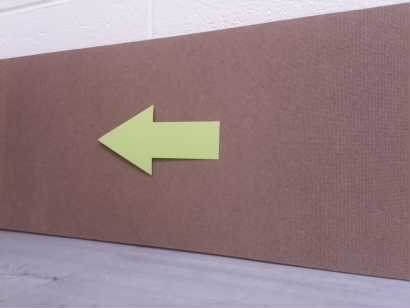
#> input picture lab_6/2025F_Gimgs/001.png, 410 x 308 px, found by its file name
$ python knn.py --image_type 2025F_Gimgs/001.png
#> lines starting #> are read from the running program, lines starting #| are printed output that depends on the picture; after the words box and inside, x2 and y2 are one past the last pixel; in counts of white or black regions, pixels touching at a corner belong together
### lab_6/img_preprocessing.py
import cv2
import math
import random
from pathlib import Path

def apply_filters(
        image,
        blur_size,
        canny_threshold1,
        canny_threshold2,
        dilate_iterations,
        close_kernel_size,
    ):
    blur = cv2.GaussianBlur(image, (blur_size, blur_size), sigmaX=0, sigmaY=0)
    img = cv2.Canny(blur, threshold1=canny_threshold1, threshold2=canny_threshold2)

    # Strengthen edges with light dilation
    if dilate_iterations > 0:
        dilate_kernel = cv2.getStructuringElement(cv2.MORPH_ELLIPSE, (2, 2))
        img = cv2.dilate(img, dilate_kernel, iterations=dilate_iterations)

    close_kernel = cv2.getStructuringElement(cv2.MORPH_RECT, (close_kernel_size, close_kernel_size))
    img = cv2.morphologyEx(img, cv2.MORPH_CLOSE, close_kernel)

    return img

def get_bounding_box(
        image,
        blur_size=7, # gaussian blur kernel size
        canny_threshold1=20, # lower Canny threshold (catches more edges)
        canny_threshold2=50, # upper Canny threshold
        dilate_iterations=1, # dilate edges to strengthen them
        close_kernel_size=3, # kernel size for closing operation
        avg_central_edge_size=1200, # expected size of the central object
        min_central_edge_size=400, # minimum size of central object
        size_vs_location=0.95, # weighting of size and location in object selection - 0 is all size, 1 is all location
        min_area=5000,
        max_area=50000,
        min_aspect_ratio=0.5,
        max_aspect_ratio=4.0
    ):
    '''
    takes a cv2 image
    returns (x, y, w, h, edge_mask)
        x, y is the top left coordinate of the bounding box
        w, h is the width and height of the bounding box
        edge_mask is a cv2 mask of the edges for debugging purposes
    '''
    # get the center pixel of the image
    image_center = (int(image.shape[1]/2), int(image.shape[0]/2))

    # tuneable parameters in this model:

    edge_mask = apply_filters(
        image,
        blur_size=blur_size,
        canny_threshold1=canny_threshold1,
        canny_threshold2=canny_threshold2,
        dilate_iterations=dilate_iterations,
        close_kernel_size=close_kernel_size,
    )

    # find which connected edge is large and in the center
    # lower score is better
    total_edges, _, stats, centroids = cv2.connectedComponentsWithStats(edge_mask, connectivity=8)
    sizes = stats[:,-1]
    best_score = 1000000000
    best_edge = -1
    for j in range(total_edges):
        if sizes[j] < min_central_edge_size:
            continue
        centroid = (int(centroids[j][0]), int(centroids[j][1]))
        size_score = abs(sizes[j] - avg_central_edge_size)
        dist_score = math.hypot((centroid[0] - image_center[0]), abs(centroid[1] - image_center[1]))
        tot_score = (1 - size_vs_location)*size_score + size_vs_location*dist_score
        if tot_score < best_score:
            best_score = tot_score
            best_edge = j

    x, y, w, h = stats[best_edge, 0:4]

    return x, y, w, h, edge_mask

def is_reasonable_box(w, h,
        min_area=5000,
        max_area=100000,
        min_aspect_ratio=0.5,
        max_aspect_ratio=4.0):

    aspect_ratio = w/h
    area = w*h

    if aspect_ratio < min_aspect_ratio or\
       aspect_ratio > max_aspect_ratio or\
       area < min_area or\
       area > max_area:
        return False
    else:
        return True


# [32 lines that do not run on import are left out]

### lab_6/knn.py
#!/usr/bin/env python3
import cv2
import argparse
import csv
import math
import os
import pickle
import numpy as np
import random
import img_preprocessing

def check_split_value_range(val):
    try:
        float_val = float(val)
        if float_val < 0 or float_val > 1:
            raise argparse.ArgumentTypeError("Received data split ratio of %s which is an invalid value. The input ratio must be in range [0, 1]!" % float_val)
        return float_val
    except ValueError:
        raise argparse.ArgumentTypeError(f"Received '{val}' which is not a valid float!")

def check_k_value(val):
    try:
        int_val = int(val)
        if float(val) != int_val:
            raise argparse.ArgumentTypeError(f"Received '{val}' which is a float not an integer. The KNN value input must be an integer!")
        if int_val % 2 == 0 or int_val < 1:
            raise argparse.ArgumentTypeError(f"Received '{val}' which not a positive, odd integer. The KNN value input must be a postive, odd integer!")
        return int_val
    except ValueError:
        raise argparse.ArgumentTypeError(f"Received '{val}' which is not a valid integer!")

def load_and_split_data(data_paths, split_ratio, image_type):
    """
    Loads labels from all provided dataset folders, combines them, and splits once.

    Args:
        data_paths (list[str]): Paths to dataset folders.
        split_ratio (float): must be a float between 0 and 1. Split ratio will be used to split the data into training and testing sets.
                             split_ratio of the data will be used for training and (1-split_ratio) will be used for testing.
                             For example if split ratio was 0.7, 70% of the data will be used for training and the remaining 30% will be used for testing.
        image_type (str): Image extension to load.

    Returns:
        list of tuples for testing and training (image_path, true_label)
    """

    lines = []
    for data_path in data_paths:
        labels_file = os.path.join(data_path, 'labels.txt')
        with open(labels_file, 'r') as f:
            reader = csv.reader(f)
            for row in reader:
                if not row:
                    continue
                image_name = row[0].strip()
                label = row[1].strip()
                image_path = os.path.join(data_path, image_name + image_type)
                lines.append((image_path, label))

    # Randomly choose train and test data from the combined dataset.
    random.shuffle(lines)
    train_lines = lines[:math.floor(len(lines)*split_ratio)][:]
    test_lines = lines[math.floor(len(lines)*split_ratio):][:]

    return train_lines, test_lines

def train_model(train_lines, model_filename, save_model):
    """
    Loads the images from the combined training set and uses them to create a KNN model.

    Args:
        train_lines (tuple): Tuple of the training data containing (image_path, true_label)

    Returns:
        knn (knn_model_object): The KNN model.
    """

    train_images = []
    train_labels = []

    for image_path, label in train_lines:
        img = cv2.imread(image_path)
        if img is None:
            continue
        x, y, w, h, _ = img_preprocessing.get_bounding_box(img)
        if img_preprocessing.is_reasonable_box(w,h):
            img = img[y:y+h,x:x+w] # crop image
        train_images.append(img)
        train_labels.append(np.int32(label))

    #This line reads in all images listed in the file in color, and resizes them to 25x33 pixels
    train = np.array([np.array(cv2.resize(img, (25,33))) for img in train_images])

    #Here we reshape each image into a long vector and ensure the data type is a float (which is what KNN wants), note the *3 is due to 3 channels of color.
    train_data = train.flatten().reshape(len(train_images), 33*25*3)
    train_data = train_data.astype(np.float32)

    #Read in training labels
    train_labels = np.array(train_labels, dtype=np.int32)

    if len(train_images) == 0:
        raise RuntimeError("No valid training images were found in the provided dataset folders.")

    ### Train classifier
    knn = cv2.ml.KNearest_create()
    knn.train(train_data, cv2.ml.ROW_SAMPLE, train_labels)

    print("KNN model created!")

    if(save_model):
        # Save the trained model
        knn.save(model_filename + '.xml')

        print(f"KNN model saved to {model_filename}.xml")

    return knn

def test_model(test_lines, knn_model, knn_value, show_img):
    """
    Loads the images and tests the provided KNN model prediction with the dataset label.
    The images and labels must be in the given directoy.

    Args:
        data_path (str): Path to the dataset.
        test_lines (tuple): Tuple of the training data containing (image_number, true_label)
        image_type (str): Image extension to load (e.g. .png, .jpg, .jpeg)
        knn_model (model object): The knn model
        knn_value (int): The number of KNN neighbors to consider when classifying
        show_img: A boolean whether to show images as they are processed or not

    Returns:
        knn (knn_model_object): The KNN model.
    """

    if(show_img):
        Title_images = 'Original Image'
        Title_resized = 'Image Resized'
        cv2.namedWindow( Title_images, cv2.WINDOW_AUTOSIZE )

    correct = 0.0
    confusion_matrix = np.zeros((6,6))

    k = knn_value

    processed = 0
    correct = 0.0
    confusion_matrix = np.zeros((6,6))

    for image_path, label in test_lines:

        original_img = cv2.imread(image_path)
        if original_img is None:
            continue
        x, y, w, h, _ = img_preprocessing.get_bounding_box(original_img)
        if img_preprocessing.is_reasonable_box(w,h):
            img = original_img[y:y+h,x:x+w] # crop image
        else:
            img = original_img

        test_img = np.array(cv2.resize(img,(25,33)))
        if(show_img):
            cv2.imshow(Title_images, original_img)
            cv2.imshow(Title_resized, test_img)
            key = cv2.waitKey()
            if key==27:    # Esc key to stop
                break
        test_img = test_img.flatten().reshape(1, 33*25*3)
        test_img = test_img.astype(np.float32)

        test_label = np.int32(label)
        processed += 1

        ret, results, neighbours, dist = knn_model.findNearest(test_img, k)

        if test_label == ret:
            print(str(image_path) + " Correct, " + str(ret))
            correct += 1
            confusion_matrix[np.int32(ret)][np.int32(ret)] += 1
        else:
            confusion_matrix[test_label][np.int32(ret)] += 1

            print(str(image_path) + " Wrong, " + str(test_label) + " classified as " + str(ret))
            print("\tneighbours: " + str(neighbours))
            print("\tdistances: " + str(dist))


    print("\n\nTotal accuracy: " + str(correct/processed if processed else 0.0))
    print(confusion_matrix)

def main():
    parser = argparse.ArgumentParser(description="Example Model Trainer and Tester with Basic KNN for 7785 Lab 6!")
    base_dir = os.path.dirname(os.path.abspath(__file__))
    default_dataset_paths = [
        os.path.join(base_dir, "2025F_imgs"),
        os.path.join(base_dir, "2025F_Gimgs"),
        os.path.join(base_dir, "2026S_imgs"),
    ]
    parser.add_argument("-p","--data_path", type=str, nargs='+', required=False, default=default_dataset_paths, help="Paths to the valid dataset directories (each must contain labels.txt and images)")
    parser.add_argument("-r","--data_split_ratio", type=check_split_value_range, required=False, default=0.5, help="Ratio of the train, test split. Must be a float between 0 and 1. The number entered is the percentage of data used for training, the remaining is used for testing!")
    parser.add_argument("-k","--knn-value", type=check_k_value, required=False, default=3, help="KNN value. Must be an odd integer greater than zero.")
    parser.add_argument("-i","--image_type", type=str, required=False, default=".png", help="Extension of the image files (e.g. .png, .jpg)")
    parser.add_argument("-s","--save_model_bool", action='store_true', required=False, help="Boolean flag to save the KNN model as an XML file for later use.")
    parser.add_argument("-n","--model_filename", type=str, required=False, default="knn_model", help="Filename of the saved KNN model.")
    parser.add_argument("-t","--dont_test_model_bool", action='store_false', required=False, help="Boolean flag to not test the created KNN model on split testing set (training only).")
    parser.add_argument("-d","--show_img", action='store_true', required=False, help="Boolean flag to show the tested images as they are classified.")


    args = parser.parse_args()

    #Path to dataset directory from command line argument.
    dataset_paths = args.data_path

    #Ratio of datasplit from command line argument.
    data_split_ratio = args.data_split_ratio

    #Image type from command line argument.
    image_type = args.image_type

    #Boolean if true will save the KNN model as a XML file from command line argument.
    save_model_bool = args.save_model_bool

    #Filename for the saved KNN model from command line argument.
    model_filename = args.model_filename

    #Boolean if true will test the model on the split testing set based on command line argument.
    test_model_bool = args.dont_test_model_bool

    #Number of neighbors to consider for KNN.
    knn_value = args.knn_value

    #Boolean if true will show the images as they are tested.
    show_img= args.show_img

    train_lines, test_lines = load_and_split_data(dataset_paths, data_split_ratio, image_type)
#> the loop in load_and_split_data, `for data_path in data_paths:` made 3 passes; (reads lab_6/2025F_Gimgs/labels.txt from the repository)
    knn_model = train_model(train_lines, model_filename, save_model_bool)
#> in train_model, img is the input picture: shape (308, 410, 3); mean B, G, R 132, 127.4, 150.5
#> in apply_filters, `img = cv2.Canny(blur, threshold1=canny_threshold1, threshold2=canny_th..`:
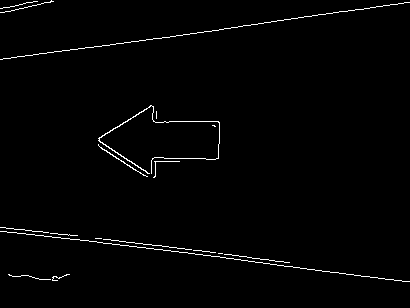
#> img: shape (308, 410); 1.4% white in thin lines or dots
#> in apply_filters, `img = cv2.dilate(img, dilate_kernel, iterations=dilate_iterations)`:
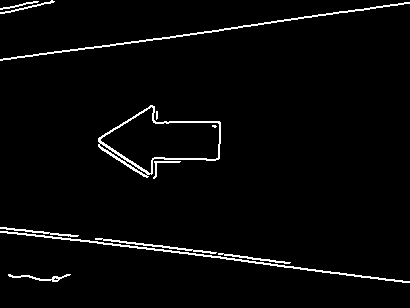
#> img: shape (308, 410); 2.8% white in thin lines or dots
#> in apply_filters, `img = cv2.morphologyEx(img, cv2.MORPH_CLOSE, close_kernel)`:
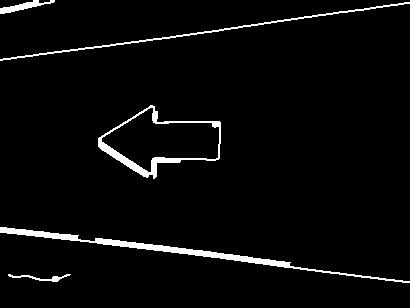
#> img: shape (308, 410); 3.5% white; 5 white regions, box (x1, y1, x2, y2) and area: (0, 227, 410, 283) 1899, (98, 105, 221, 179) 1204, (0, 2, 410, 61) 820, (0, 0, 55, 14) 282, (8, 274, 71, 282) 159
#> in get_bounding_box, `total_edges, _, stats, centroids = cv2.connectedComponentsWithStats(ed..`: total_edges = 6; stats = [[0, 0, 410, 308, 121916], [0, 0, 55, 14, 282], [0, 2, 410, 59, 820], [98, 105, 123, 74, 1204], [0, 227, 410, 56, 1899], [8, 274, 63, 8, 159]]; centroids = [[206.1, 153.1], [22.94, 6.13], [204.5, 31.29], [152.7, 146.6], [173.9, 250.3], [40.92, 277.3]]
#> in get_bounding_box, `sizes = stats[:,-1]`: sizes = [121916, 282, 820, 1204, 1899, 159]
#> the loop in get_bounding_box, `for j in range(total_edges):` made 6 passes
#> (centroid, size_score, dist_score, tot_score, best_score) on passes 1, 3, 4: ((206, 153), 120716, 1.41, 6037.1, 6037.1), ((204, 31), 380, 123, 135.9, 135.9), ((152, 146), 4, 53.6, 51.12, 51.12)
#> (centroid, size_score, dist_score, tot_score) on pass 5: ((173, 250), 699, 101.2, 131.1)
#> after the loop in get_bounding_box, `for j in range(total_edges):`: best_edge = 3; best_score = 51.12
#> in get_bounding_box, `x, y, w, h = stats[best_edge, 0:4]`: x = 98; y = 105; w = 123; h = 74
#> in train_model, `x, y, w, h, _ = img_preprocessing.get_bounding_box(img)`: x = 98; y = 105; w = 123; h = 74
#> in is_reasonable_box, `aspect_ratio = w/h`: aspect_ratio = 1.66
#> in is_reasonable_box, `area = w*h`: area = 9102
#> in train_model, `img = img[y:y+h,x:x+w]`:
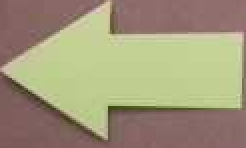
#> img: shape (74, 123, 3) (shown 2 times larger); mean B, G, R 121.4, 151.2, 161.1
#> in train_model, `train_data = train.flatten().reshape(len(train_images), 33*25*3)`:
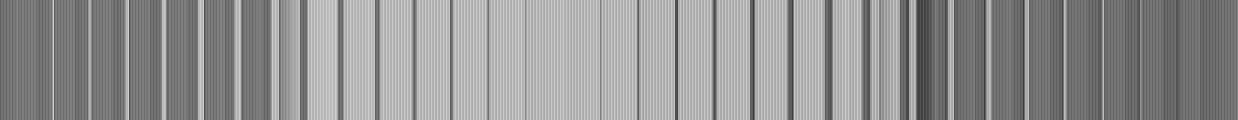
#> train_data: shape (240, 2475) (shown at 1/2 size); min 37, max 220, mean 144.8
    if(test_model_bool):
        test_model(test_lines, knn_model, knn_value, show_img)
#> in test_model, `x, y, w, h, _ = img_preprocessing.get_bounding_box(original_img)`: x = 98; y = 105; w = 123; h = 74
#> in test_model, `test_img = np.array(cv2.resize(img,(25,33)))`:
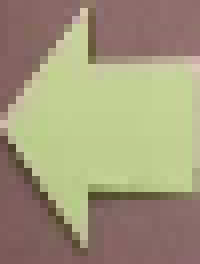
#> test_img: shape (33, 25, 3) (shown 8 times larger); mean B, G, R 121.6, 151.4, 161.3

if __name__ == "__main__":
    main()
